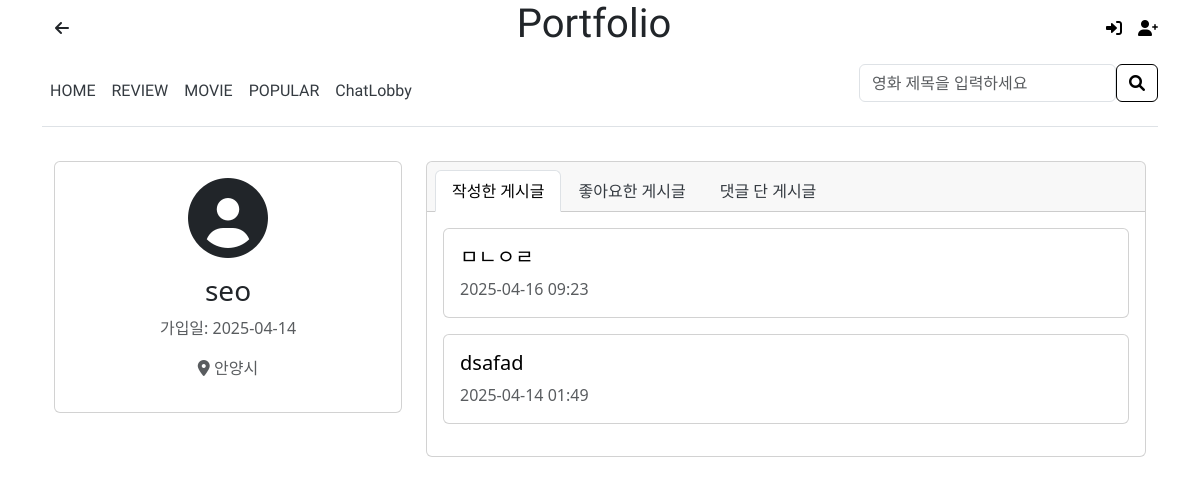
Before: /user/seo/ with the older database file.
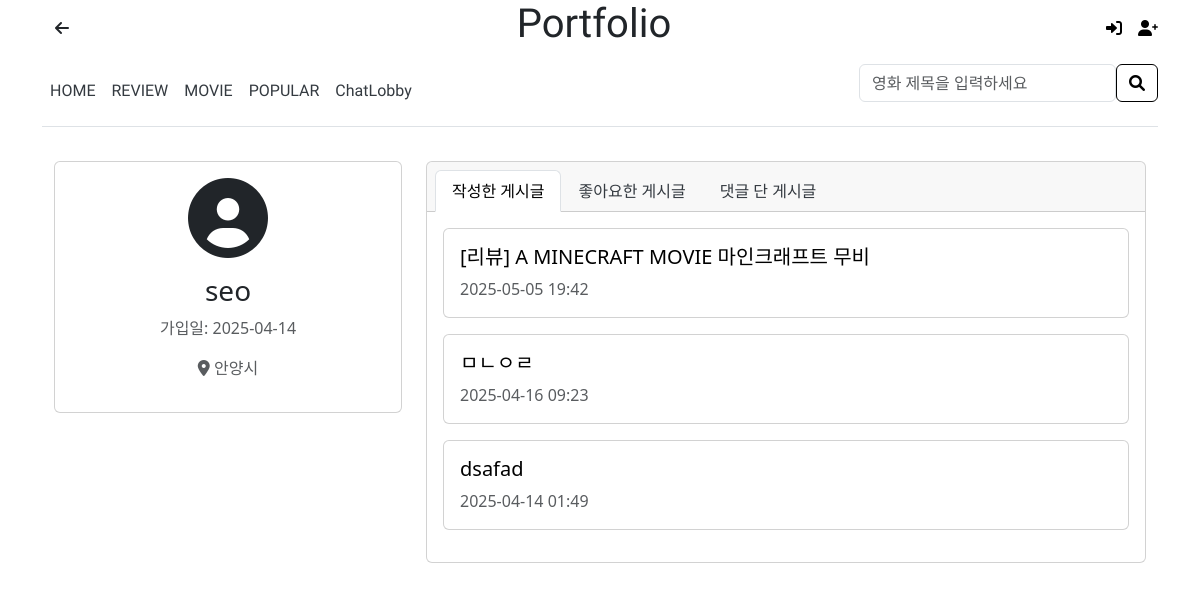
After: the same page with the newer database file.
### main/models.py (models this page shows, shortened)
class UserProfile(models.Model):
    user = models.OneToOneField(User, on_delete=models.CASCADE)
    region = models.CharField(max_length=100, null=True, blank=True)
    latitude = models.FloatField(null=True, blank=True)
    longitude = models.FloatField(null=True, blank=True)
    address = models.CharField(max_length=200, null=True, blank=True)

class Post(models.Model):
    GENRE_CHOICES = [
        ('액션', '액션'),
        ('코미디', '코미디'),
        ('드라마', '드라마'),
        ('SF', 'SF'),
        ('로맨스', '로맨스'),
        ('스릴러', '스릴러'),
        ('호러', '호러'),
        ('애니메이션', '애니메이션'),
        ('다큐멘터리', '다큐멘터리'),
        ('판타지', '판타지'),
    ]
    title = models.CharField(max_length=200)
    content = models.TextField()
    category = models.CharField(max_length=20, choices=GENRE_CHOICES, default='드라마')
    author = models.ForeignKey(User, on_delete=models.CASCADE)
    created_at = models.DateTimeField(auto_now_add=True)
    updated_at = models.DateTimeField(auto_now=True)
    date_posted = models.DateTimeField(default=timezone.now)
    image = models.ImageField(upload_to='post_images', null=True, blank=True)
    region = models.CharField(max_length=100, null=True, blank=True)
    likes = models.ManyToManyField(User, related_name='post_likes', blank=True)

### main/views.py (the view)
# urls.py: path('user/<str:username>/', views.user_profile, name='user_profile'),
def user_profile(request, username):
    user = get_object_or_404(User, username=username)
    user_profile = UserProfile.objects.get_or_create(user=user)[0]
    user_posts = Post.objects.filter(author=user).order_by('-date_posted')
    liked_posts = Post.objects.filter(likes=user).order_by('-date_posted')
    commented_posts = Post.objects.filter(comments__author=user).distinct().order_by('-date_posted')
    active_tab = request.GET.get('tab', 'posts')
    context = {
        'profile_user': user,
        'user_profile': user_profile,
        'user_posts': user_posts,
        'liked_posts': liked_posts,
        'commented_posts': commented_posts,
        'active_tab': active_tab
    }
    return render(request, 'main/user_profile.html', context)

### main/templates/main/user_profile.html (shortened to what this page needs)
{% extends 'main/base.html' %}
{% block content %}
<div class="container mt-4">
    <div class="row">
        <div class="col-md-4">
            <div class="card mb-4">
                <div class="card-body text-center">
                    <i class="fas fa-user-circle fa-5x mb-3"></i>
                    <h3>{{ profile_user.username }}</h3>
                    <p class="text-muted">가입일: {{ profile_user.date_joined|date:"Y-m-d" }}</p>
                    {% if user_profile.region %}
                    <p class="text-muted"><i class="fas fa-map-marker-alt"></i> {{ user_profile.region }}</p>
                    {% endif %}
                </div>
            </div>
        </div>
        <div class="col-md-8">
            <div class="card">
                <div class="card-header">
                    <ul class="nav nav-tabs card-header-tabs">
                        <li class="nav-item">
                            <a class="nav-link {% if active_tab == 'posts' %}active{% endif %}"
                               href="?tab=posts">작성한 게시글</a>
                        </li>
                        <li class="nav-item">
                            <a class="nav-link {% if active_tab == 'likes' %}active{% endif %}"
                               href="?tab=likes">좋아요한 게시글</a>
                        </li>
                        <li class="nav-item">
                            <a class="nav-link {% if active_tab == 'comments' %}active{% endif %}"
                               href="?tab=comments">댓글 단 게시글</a>
                        </li>
                    </ul>
                </div>
                <div class="card-body">
                    {% if active_tab == 'posts' %}
                        {% if user_posts %}
                            {% for post in user_posts %}
                            <div class="card mb-3">
                                <div class="card-body">
                                    <h5 class="card-title">
                                        <a href="{% url 'post_detail' post.pk %}" class="text-decoration-none">
                                            {{ post.title }}
                                        </a>
                                    </h5>
                                    <p class="card-text text-muted">
                                        {{ post.date_posted|date:"Y-m-d H:i" }}
                                    </p>
                                </div>
                            </div>
                            {% endfor %}
                        {% else %}
                            <p class="text-muted">작성한 게시글이 없습니다.</p>
                        {% endif %}
                    {% endif %}
                </div>
            </div>
        </div>
    </div>
</div>
{% endblock %}

### main/templates/main/base.html (shortened to what this page needs)
{% load static %}
<link href="https://cdn.jsdelivr.net/npm/bootstrap@5.3.0/dist/css/bootstrap.min.css" rel="stylesheet">
<link href="https://cdnjs.cloudflare.com/ajax/libs/font-awesome/6.0.0/css/all.min.css" rel="stylesheet">
{% block header %}
<div class="container sticky-top bg-white">
  <div class="d-flex justify-content-between align-items-center">
      <a href="javascript:history.back()" class="btn">
        <i class="fas fa-arrow-left"></i>
      </a>
      <h1 class="text-center font flex-grow-1">Portfolio</h1>
      <div class="d-flex ms-auto">
          {% if not user.is_authenticated %}
          <a href="/signup" class="me-3">
            <i class="fa-solid fa-right-to-bracket"></i>
          </a>
          <a href="/login">
              <i class="fa-solid fa-user-plus"></i>
          </a>
          {% endif %}
      </div>
  </div>
  <nav class="navbar navbar-expand-lg border-bottom">
    <ul class="navbar-nav ml-auto">
      <li class="nav-item">
        <a href="/" class="font nav-link">HOME</a>
      </li>
      <li class="nav-item">
        <a href="/blog" class="font nav-link">REVIEW</a>
      </li>
      <li class="nav-item">
        <a href="/movies/latest" class="font nav-link">MOVIE</a>
      </li>
      <li class="nav-item">
        <a href="/movies/popular" class="font nav-link">POPULAR</a>
      </li>
      <li class="nav-item">
        <a href="/chat/lobby" class="font nav-link">ChatLobby</a>
      </li>
    </ul>
    <form class="d-flex ms-auto" role="search">
      <input type="text" name="q" class="form-control" placeholder="영화 제목을 입력하세요" value="{{ query }}">
      <button class="btn btn-outline-success" type="submit">
        <i class="fa-solid fa-magnifying-glass"></i>
      </button>
    </form>
  </nav>
</div>
{% endblock %}
<body>
  <div class="container" style="padding-top :10px">
    {% block content %}{% endblock %}
  </div>
</body>

### main/templates/main/base.html (style rules this page uses)
.font { font-family: "Diphylleia", serif; font-weight: 400; font-style: normal; }
a { text-decoration: none; color: black; }
.nav-link { color: #343a40; border-color: #343a40; }
.btn-outline-success { color: #000000; border-color: #000000; background-color: transparent; }

Changed rows visible on the page:
added Post: title "[리뷰] A MINECRAFT MOVIE 마인크래프트 무비", date_posted "2025-05-05 19:42"
